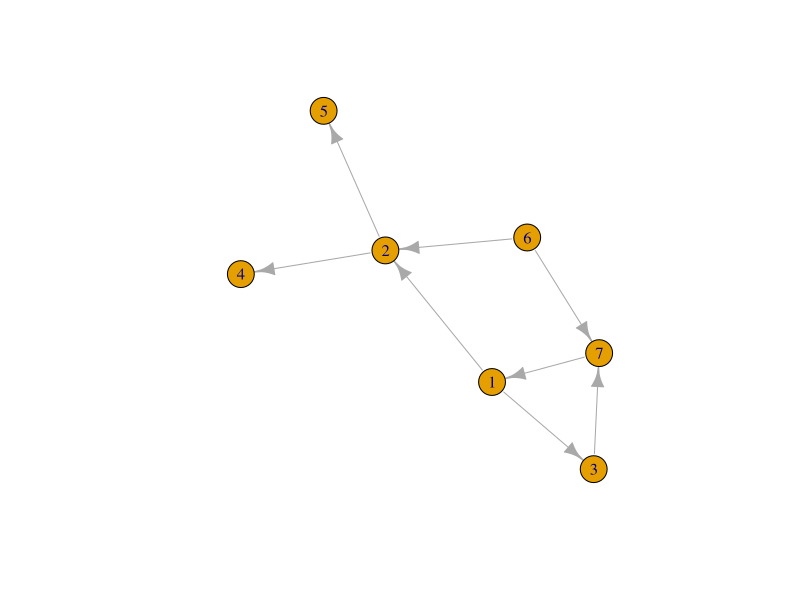

This figure's R source:
## ---- chunk 1
knitr::opts_chunk$set(echo = FALSE)
library(igraph)
## ---- chunk 2
g <- graph_from_literal(1 --+ 2, 1 --+ 3, 2 --+ 4, 2 --+ 5, 3 --+ 7, 6 --+ 2, 6 --+ 7, 7 --+ 1)
plot(g)
